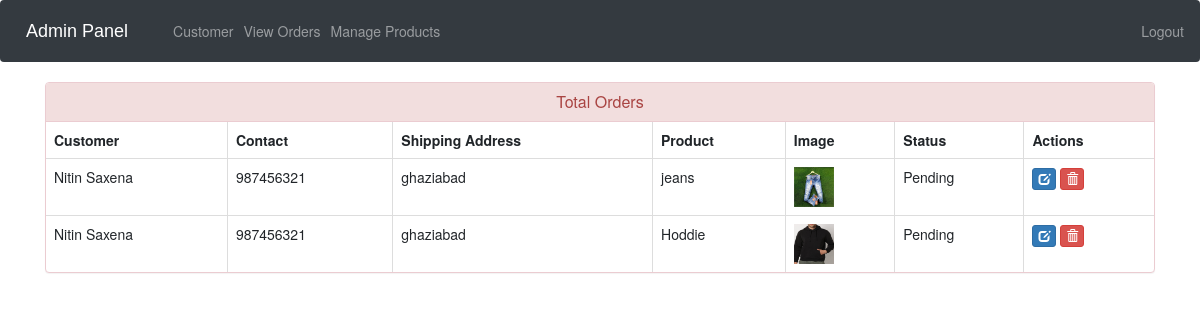
The page /admin-view-booking (signed in) on the database its author committed.
### ecom/models.py (models this page shows, shortened)
class Customer(models.Model):
    user=models.OneToOneField(User,on_delete=models.CASCADE)
    profile_pic= models.ImageField(upload_to='profile_pic/CustomerProfilePic/',null=True,blank=True)
    address = models.CharField(max_length=40)
    mobile = models.CharField(max_length=20,null=False)
    @property
    def get_name(self):
        return self.user.first_name+" "+self.user.last_name

class Orders(models.Model):
    STATUS =(
        ('Pending','Pending'),
        ('Order Confirmed','Order Confirmed'),
        ('Out for Delivery','Out for Delivery'),
        ('Delivered','Delivered'),
    )
    customer=models.ForeignKey('Customer', on_delete=models.CASCADE,null=True)
    product=models.ForeignKey('Product',on_delete=models.CASCADE,null=True)
    email = models.CharField(max_length=50,null=True)
    address = models.CharField(max_length=500,null=True)
    mobile = models.CharField(max_length=20,null=True)
    order_date= models.DateField(auto_now_add=True,null=True)
    status=models.CharField(max_length=50,null=True,choices=STATUS)

class Product(models.Model):
    name=models.CharField(max_length=40)
    product_image= models.ImageField(upload_to='product_image/',null=True,blank=True)
    price = models.PositiveIntegerField()
    description=models.CharField(max_length=40)

### ecom/views.py (the view)
# urls.py: path('admin-view-booking', views.admin_view_booking_view,name='admin-view-booking'),
@login_required(login_url='adminlogin')
def admin_view_booking_view(request):
    orders=models.Orders.objects.all()
    ordered_products=[]
    ordered_bys=[]
    for order in orders:
        ordered_product=models.Product.objects.all().filter(id=order.product.id)
        ordered_by=models.Customer.objects.all().filter(id = order.customer.id)
        ordered_products.append(ordered_product)
        ordered_bys.append(ordered_by)
    return render(request,'ecom/admin_view_booking.html',{'data':zip(ordered_products,ordered_bys,orders)})

### templates/ecom/admin_view_booking.html (shortened to what this page needs)
{% extends 'ecom/admin_base.html' %}
{% load static %}
{% block content %}
<head>
  <link href="//netdna.bootstrapcdn.com/bootstrap/3.0.0/css/bootstrap.min.css" rel="stylesheet" id="bootstrap-css">
</head>
<div class="container">
  <div class="panel panel-danger">
    <div class="panel-heading">
      <h6 class="panel-title">Total Orders</h6>
    </div>
    <table class="table table-hover table-bordered" id="dev-table">
      <thead>
        <tr>
          <th>Customer</th>
          <th>Contact</th>
          <th>Shipping Address</th>
          <th>Product</th>
          <th>Image</th>
          <th>Status</th>
          <th>Actions</th>
        </tr>
      </thead>
      {% for product,customer,order in data %}
      <tr>
        {% for c in customer %}
        <td> {{c.get_name}}</td>
        <td>{{c.mobile}}</td>
        <td>{{order.address}}</td>
        {% endfor %}
        {% for p in product %}
        <td> {{p.name}}</td>
        <td> <img src="{% static p.product_image.url %}" alt="Profile Pic" height="40px" width="40px" /></td>
        <td>{{order.status}}</td>
        <td><a class="btn btn-primary btn-xs" href="{% url 'update-order' order.id  %}"><span class="glyphicon glyphicon-edit"></span></a>
        <a class="btn btn-danger btn-xs" href="{% url 'delete-order' order.id  %}"><span class="glyphicon glyphicon-trash"></span></a></td>
        {% endfor %}
      </tr>
      {% endfor %}
    </table>
  </div>
</div>
{% endblock content %}

### templates/ecom/admin_view_booking.html (style rules this page uses)
a:link { text-decoration: none; }
h6 { text-align: center; }

### rows shown on the page
Orders: address "ghaziabad", status "Pending"
Customer: get_name "Nitin Saxena", mobile "987456321"
Product: name "jeans", product_image (picture)
Orders: address "ghaziabad", status "Pending"
Product: name "Hoddie", product_image (picture)
